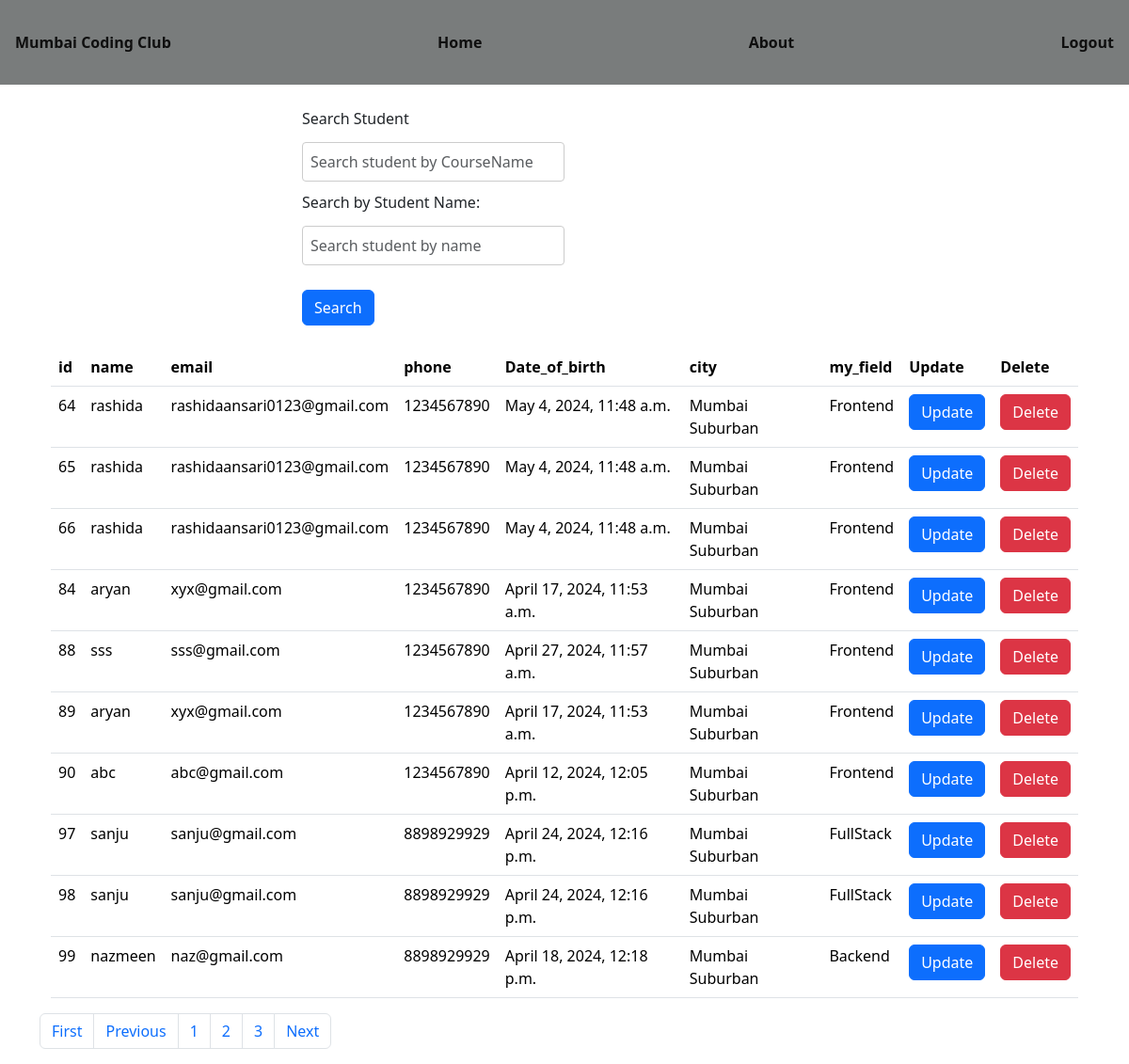
Screenshot of /dashboard/?page=4 with the database file from the repository.
### course/models.py (models this page shows, shortened)
class USerMaster(models.Model):
     CHOICES = (
        ('Frontend', 'Frontend'),
        ('Backend', 'Backend'),
        ('FullStack', 'FullStack'),
    )
     name=models.CharField(max_length=200)
     email=models.EmailField()
     phone=models.CharField(max_length=10)
     date_of_birth=models.DateTimeField()
     city=models.CharField(max_length=100)
     my_field = models.CharField(max_length=50, choices=CHOICES)
     created_at=models.DateTimeField(auto_now_add=True)
     updated_at=models.DateTimeField(auto_now_add=True)
     is_active=models.BooleanField(default=True)
     objects = CustomBaseUserManager()
     USERNAME_FIELD='name'
     REQUIRED_FIELDS=[]

### course/views.py (the view)
# urls.py: path('dashboard/', views.search, name='dashboard'),
def search(request):
    choices = USerMaster.CHOICES
    if request.method == "POST":
        data=request.POST.get('my_field','')
        data1= request.POST.get('name', '') #rashida
        courses=USerMaster.objects.filter(my_field__icontains=data)
        courses=USerMaster.objects.filter(name__icontains=data1)
        return render(request,'dashboard.html',{'courses':courses})
    courses=USerMaster.objects.all()
    contact_list = USerMaster.objects.all()
    paginator = Paginator(contact_list, 10)  # Show 10 contacts per page.
    page_number = request.GET.get("page")
    courses = paginator.get_page(page_number)
    return render(request,'dashboard.html',{'courses':courses,'choices':choices})

### course/templatetags/tags.py (called while the page is built)
@register.filter(name='has_group')
def has_group(user, group_name):
    return user.groups.filter(name=group_name).exists()

### course/templates/dashboard.html (shortened to what this page needs)
{% extends "sidebar.html"%}
{% block body %}
<link href="https://cdn.jsdelivr.net/npm/bootstrap@5.3.3/dist/css/bootstrap.min.css" rel="stylesheet"
>
<div class="container">
    <div class="col my-4">
        <form method="post" action="" id="dashboard">{% csrf_token %}
            <div class="form-row">
                <div class="form-group col-md-6">
                    <label for="inputname">Search Student</label>
                    <input type="text" class="form-control mt-2" id="orderId" name="my_field"
                        placeholder="Search student by CourseName">
                </div>
                <div class="form-group col-md-6">
                    <label for="inputname">Search by Student Name:</label>
                    <input type="text" class="form-control mt-2" id="studentName" name="name"
                        placeholder="Search student by name">
                </div>
                <button type="submit" class="btn btn-primary mt-3">Search</button>
            </div>
    </div>
    <div class="container">
        <table class="table">
            <thead>
                <tr>
                    <th>id</th>
                    <th>name</th>
                    <th>email</th>
                    <th>phone</th>
                    <th>Date_of_birth</th>
                    <th>city</th>
                    <th>my_field</th>
                    <th>Update</th>
                    <th>Delete</th>
                </tr>
            </thead>
            <tbody>
                {% for my_field in courses %}
                <tr>
                    <td>{{my_field.id}}</td>
                    <td>{{my_field.name}}</td>
                    <td>{{my_field.email}}</td>
                    <td>{{my_field.phone}}</td>
                    <td>{{my_field.date_of_birth}}</td>
                    <td>{{my_field.city}}</td>
                    <td>{{my_field.my_field}}</td>
                    <td><a href="{% url 'update1' %}" class="btn btn-primary">Update</a></td>
                    <form action="{% url 'delete_user' my_field.id %}" method="post">
                        <td><button type="submit" class="btn btn-danger">Delete</button></td>
                    </form>
                </tr>
                {% endfor %}
            </tbody>
        </table>
    </div>
    <nav aria-label=".....">
        <ul class="pagination">
            {% if courses.has_previous %}
            <li class="page-item">
                <a class="page-link" href="?page=1">First</a>
            </li>
            <li class="page-item">
                <a class="page-link" href="?page={{courses.previous_page_number}}">Previous</a>
            </li>
            {% endif %}
            <li class="page-item"><a class="page-link" href="#">1</a></li>
            <li class="page-item"><a class="page-link" href="#">2</a></li>
            <li class="page-item"><a class="page-link" href="#">3</a></li>
            {% if courses.has_next %}
            <li class="page-item"><a class="page-link" href="?page={{courses.next_page_number}}">Next</a>
            </li>
            {% endif %}
        </ul>
    </nav>
    {% endblock %}

### course/templates/sidebar.html (style rules this page uses)
body { font-family: Arial, sans-serif; margin: 0; padding: 0; }
form { width: 50%; margin: 0 auto; }
label { display: block; margin-bottom: 5px; }
input[type="text"], input[type="email"], input[type="datetime-local"], select { width: 100%; padding: 8px; margin-bottom: 10px; border: 1px solid #ccc; border-radius: 4px; box-sizing: border-box; }

### rows the page displays
USerMaster: id "64", name "rashida", email "rashidaansari0123@gmail.com", phone "1234567890", date_of_birth "May 4, 2024, 11:48 a.m.", city "Mumbai Suburban", my_field "Frontend"
USerMaster: id "65", name "rashida", email "rashidaansari0123@gmail.com", phone "1234567890", date_of_birth "May 4, 2024, 11:48 a.m.", city "Mumbai Suburban", my_field "Frontend"
USerMaster: id "66", name "rashida", email "rashidaansari0123@gmail.com", phone "1234567890", date_of_birth "May 4, 2024, 11:48 a.m.", city "Mumbai Suburban", my_field "Frontend"
USerMaster: id "84", name "aryan", email "xyx@gmail.com", phone "1234567890", date_of_birth "April 17, 2024, 11:53 a.m.", city "Mumbai Suburban", my_field "Frontend"
USerMaster: id "88", name "sss", email "sss@gmail.com", phone "1234567890", date_of_birth "April 27, 2024, 11:57 a.m.", city "Mumbai Suburban", my_field "Frontend"
USerMaster: id "89", name "aryan", email "xyx@gmail.com", phone "1234567890", date_of_birth "April 17, 2024, 11:53 a.m.", city "Mumbai Suburban", my_field "Frontend"
USerMaster: id "90", name "abc", email "abc@gmail.com", phone "1234567890", date_of_birth "April 12, 2024, 12:05 p.m.", city "Mumbai Suburban", my_field "Frontend"
USerMaster: id "97", name "sanju", email "sanju@gmail.com", phone "8898929929", date_of_birth "April 24, 2024, 12:16 p.m.", city "Mumbai Suburban", my_field "FullStack"
USerMaster: id "98", name "sanju", email "sanju@gmail.com", phone "8898929929", date_of_birth "April 24, 2024, 12:16 p.m.", city "Mumbai Suburban", my_field "FullStack"
USerMaster: id "99", name "nazmeen", email "naz@gmail.com", phone "8898929929", date_of_birth "April 18, 2024, 12:18 p.m.", city "Mumbai Suburban", my_field "Backend"
